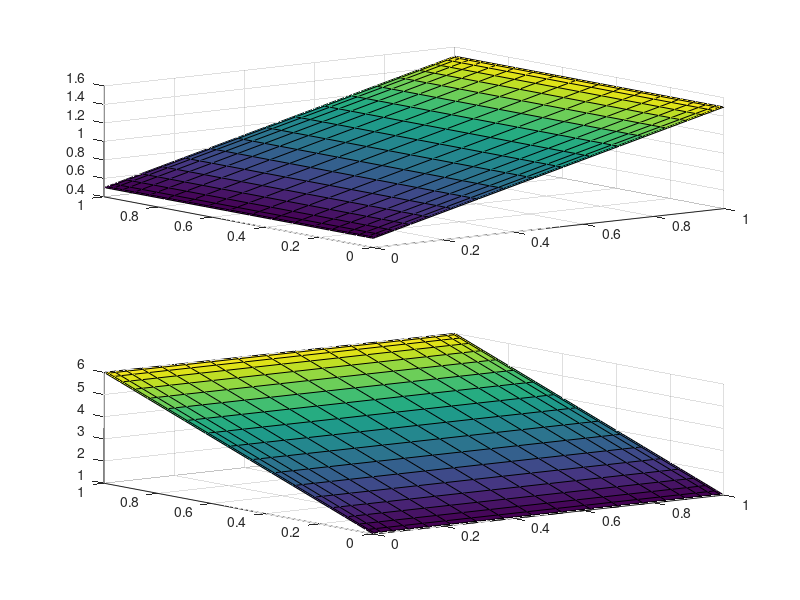

MATLAB code for this plot: (Note: this script raises an error after producing the figure.)
%% Project CCRE-ATP-APC
%Clearing Matlab Environment
clear
clc
close all

%% Grid Generation

%2D Domain
N = 20;    %Points along x direction
M = 20;    %Points along y direction

%Length Domain
Lx = 1;
Ly = 1;

%Grid Transformation
xi = @(i) 0.5*(1-cos((i-1)*pi/(N-1)))*Lx;
yi = @(j) 0.5*(1-cos((j-1)*pi/(M-1)))*Ly;

%Preallocating Final Grid Variables
x = zeros(N,1);
y = zeros(M,1);

%Calculating grid points
for i = 1: N
   x(i) = xi(i);
end
for j = 1:M
    y(j) = yi(j);
end

%Creating rectangular Grid
[X ,Y] =meshgrid(x,y);

% % Visualize grid
% figure(1)
% plot(X,Y,'.')
% title('Meshgrid')

%% Problem Data
%Input Parameters
A = 3.4;
B = 1;             %[-]
alpha = 0.002;       %[-]    

dt = 0.01;        %[s]     %time step
tau = 10;           %[s]     %total time of simulation
nsteps = tau/dt;   %[-]     %total time steps

%% Initial conditions

%Preallocating Variables
u = zeros(N,M);
v = zeros(N,M);
u_storage = zeros(N, M, nsteps);
v_storage = zeros(N, M, nsteps);

for i = 1:N
    for j = 1:M
        u(i,j) = 0.5 + y(j);
        v(i,j) = 1 + 5*x(i);
    end
end
figure
subplot(2,1,1)
surf(X,Y,u)
subplot(2,1,2)
surf(X,Y,v)

%% Calculating the weighting coefficient for the 1st and 2nd derivative

% X direction
[a1] = weighted_coefficients1(N,M,x);
[a2] = weighted_coefficient2(N,M,a1,x);

% Y direction
[b1] = weighted_coefficients1(N,M,y);
[b2] = weighted_coefficient2(N,M,b1,y);

%% Functions
t = 0;
h = figure;
  
% Main simulation loop using RK4
u_old = u;  % Initialize u_old with the initial condition of u
v_old = v;  % Initialize v_old with the initial condition of v

for time = 1 : nsteps 
    % Apply boundary conditions at the start of the time step if necessary
    [u_old, v_old] = updateMatrices(u_old, v_old, a1, b1);
    
    % RK4 stage 1
    [k1_u, k1_v] = computeRHS(u_old, v_old, a1, a2, b1, b2, alpha, A, B, N, M);
    
    % RK4 stage 2
    [k2_u, k2_v] = computeRHS(u_old + 0.5*dt*k1_u, v_old + 0.5*dt*k1_v, a1, a2, b1, b2, alpha, A, B, N, M);
    
    % RK4 stage 3
    [k3_u, k3_v] = computeRHS(u_old + 0.5*dt*k2_u, v_old + 0.5*dt*k2_v, a1, a2, b1, b2, alpha, A, B, N, M);
    
    % RK4 stage 4
    [k4_u, k4_v] = computeRHS(u_old + dt*k3_u, v_old + dt*k3_v, a1, a2, b1, b2, alpha, A, B, N, M);
    
    % Update the u and v with the new values
    u = u_old + (dt/6)*(k1_u + 2*k2_u + 2*k3_u + k4_u);
    v = v_old + (dt/6)*(k1_v + 2*k2_v + 2*k3_v + k4_v);

    % Apply boundary conditions again if they are dynamic and change with each time step
    [u, v] = updateMatrices(u, v, a1, b1);
    
    % Prepare for the next time step
    u_old = u;
    v_old = v;
     
         %Live plot
         %u
         set(h, 'Position', [280 150 1000 600]);
         subplot(2,2,1)
         surf(X,Y,u)
         title(['U surface at ' num2str(t)])
         zlabel('V')
         xlabel('X')
         ylabel('Y')
         %v
         subplot(2,2,2)
         surf(X,Y,v)
         title(['V surface at ' num2str(t)])
         zlabel('V')
         xlabel('X')
         ylabel('Y')
         drawnow
         subplot(2,2,3)
         contourf(X,Y,u)
         subplot(2,2,4)
         contourf(X,Y,v)
                
%     %Storing every value of u
%     u_storage(:, :, time) = u;
%     v_storage(:, :, time) = v;
    %Time counter
    t = t + dt; 
end

%% Functions
function [RHS_u, RHS_v] = computeRHS(u, v, a1, a2, b1, b2, alpha, A, B, N, M)

    RHS_u = zeros(N,M);
    RHS_v = zeros(N,M);
    Derivatives_u = zeros(N,M);
    Derivatives_v = zeros(N,M);
    
    % Computation for RHS of u
    for i = 2 : N-1
        for j = 2:M-1
            Derivatives_u(i,j) = sum(a2(i,:) .* u(:,j)') + sum(b2(j,:) .* u(i,:));
            RHS_u(i,j) = B + u(i,j)^2*v(i,j) - (A+1)*u(i,j) + alpha*Derivatives_u(i,j);
           
            Derivatives_v(i,j) = sum(a2(i,:) .* v(:,j)') + sum(b2(j,:) .* v(i,:));
            RHS_v(i,j) = A*u(i,j) - u(i,j)^2*v(i,j) + alpha*Derivatives_v(i,j);
        end
    end

end
